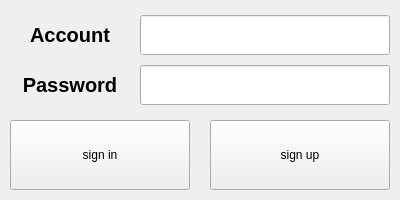
<?xml version="1.0" encoding="UTF-8"?>
<ui version="4.0">
 <class>Widget</class>
 <widget class="QWidget" name="Widget">
  <property name="geometry">
   <rect>
    <x>0</x>
    <y>0</y>
    <width>400</width>
    <height>200</height>
   </rect>
  </property>
  <property name="windowTitle">
   <string>Widget</string>
  </property>
  <property name="styleSheet">
   <string notr="true">#Widget
{
	background-image: url(:/background/pics/1.png);
}</string>
  </property>
  <widget class="QPushButton" name="pushButton_signup">
   <property name="geometry">
    <rect>
     <x>210</x>
     <y>120</y>
     <width>180</width>
     <height>70</height>
    </rect>
   </property>
   <property name="text">
    <string>sign up</string>
   </property>
  </widget>
  <widget class="QLabel" name="label_account">
   <property name="geometry">
    <rect>
     <x>5</x>
     <y>10</y>
     <width>130</width>
     <height>50</height>
    </rect>
   </property>
   <property name="font">
    <font>
     <pointsize>15</pointsize>
     <bold>true</bold>
    </font>
   </property>
   <property name="text">
    <string>Account</string>
   </property>
   <property name="alignment">
    <set>Qt::AlignCenter</set>
   </property>
  </widget>
  <widget class="QLineEdit" name="lineEdit_account">
   <property name="geometry">
    <rect>
     <x>140</x>
     <y>15</y>
     <width>250</width>
     <height>40</height>
    </rect>
   </property>
  </widget>
  <widget class="QLabel" name="label_password">
   <property name="geometry">
    <rect>
     <x>5</x>
     <y>60</y>
     <width>130</width>
     <height>50</height>
    </rect>
   </property>
   <property name="font">
    <font>
     <pointsize>15</pointsize>
     <bold>true</bold>
    </font>
   </property>
   <property name="text">
    <string>Password</string>
   </property>
   <property name="alignment">
    <set>Qt::AlignCenter</set>
   </property>
  </widget>
  <widget class="QPushButton" name="pushButton_signin">
   <property name="geometry">
    <rect>
     <x>10</x>
     <y>120</y>
     <width>180</width>
     <height>70</height>
    </rect>
   </property>
   <property name="text">
    <string>sign in</string>
   </property>
  </widget>
  <widget class="QLineEdit" name="lineEdit_password">
   <property name="geometry">
    <rect>
     <x>140</x>
     <y>65</y>
     <width>250</width>
     <height>40</height>
    </rect>
   </property>
   <property name="echoMode">
    <enum>QLineEdit::Password</enum>
   </property>
  </widget>
 </widget>
 <resources/>
 <connections/>
</ui>
